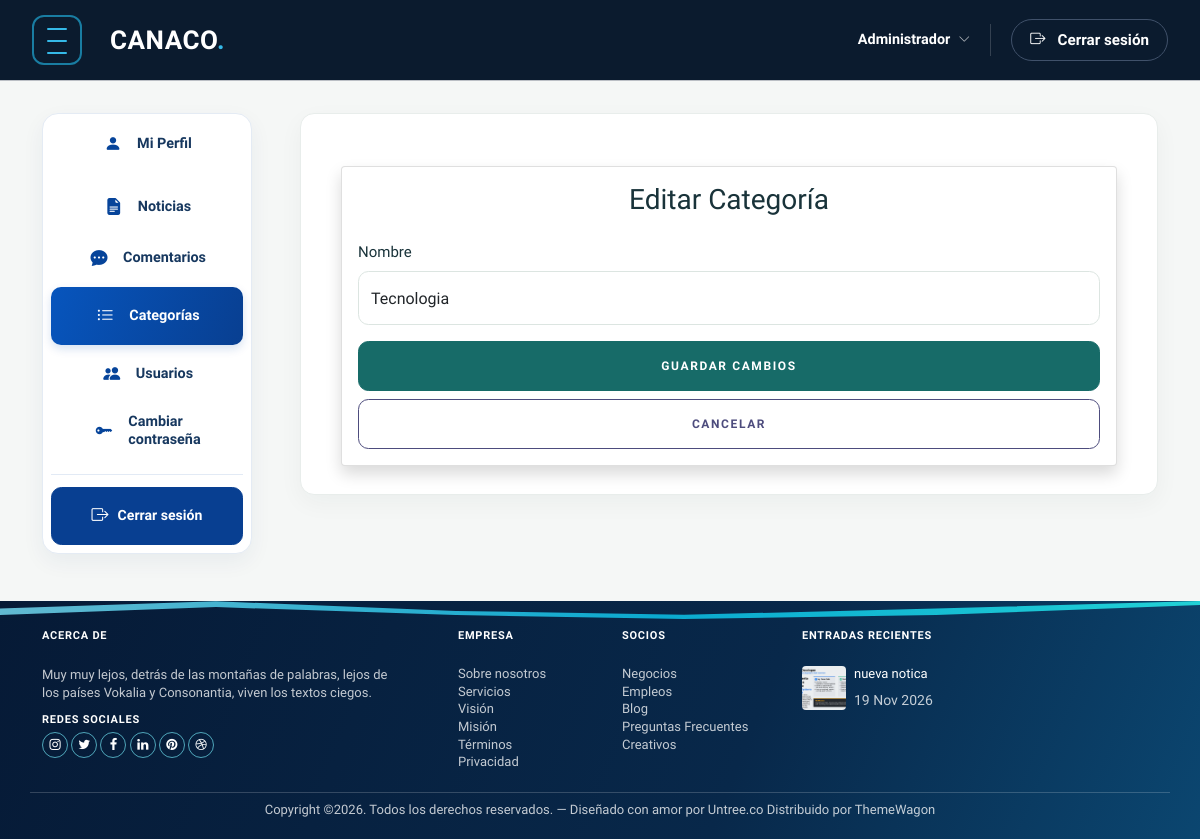
The app's page /crud_categorias/1/editar/ (signed in) with its own data.
### home/models.py (models this page shows, shortened)
class Categoria(models.Model):
    id = models.BigAutoField(auto_created=True, primary_key=True, serialize=False, verbose_name='ID')
    nombre = models.CharField(max_length=60)
    createdat = models.DateTimeField(auto_now_add=True)
    updatedat = models.DateTimeField(null=True, blank=True)
    fk_user = models.ForeignKey(User, on_delete=models.SET_NULL, null=True, blank=True)
    class Meta:
        managed = True
        db_table = 'categoria'
        verbose_name_plural = 'Categorías'

class Publicacion(models.Model):
    ESTADO_BORRADOR = 'borrador'
    ESTADO_PUBLICADO = 'publicado'
    ESTADOS = [
        (ESTADO_BORRADOR, 'Borrador'),
        (ESTADO_PUBLICADO, 'Publicado'),
    ]
    titulo = models.CharField(max_length=180)
    resumen = models.TextField()
    contenido = models.TextField()
    categoria = models.ForeignKey(Categoria, on_delete=models.SET_NULL, null=True, blank=True)
    autor = models.ForeignKey(User, on_delete=models.SET_NULL, null=True, blank=True)
    imagen_portada = models.ForeignKey(
        Archivo,
        on_delete=models.SET_NULL,
        null=True,
        blank=True,
        related_name='portadas'
    )
    estado = models.CharField(max_length=20, choices=ESTADOS, default=ESTADO_BORRADOR)
    visitas = models.PositiveIntegerField(default=0)
    createdat = models.DateTimeField(auto_now_add=True)
    updatedat = models.DateTimeField(auto_now=True)
    class Meta:
        managed = True
        db_table = 'publicacion'
        verbose_name_plural = 'Publicaciones'

class Archivo(models.Model):
    nombre = models.CharField(max_length=255)
    nombre_temporal = models.CharField(max_length=255)
    ruta = models.FileField(upload_to='uploads/')
    tipo = models.CharField(max_length=100, blank=True)
    tamano = models.PositiveIntegerField(default=0)
    fk_user = models.ForeignKey(User, on_delete=models.SET_NULL, null=True, blank=True)
    createdat = models.DateTimeField(auto_now_add=True)
    class Meta:
        managed = True
        db_table = 'archivo'
        verbose_name_plural = 'Archivos'
    @property
    def display_url(self):
        ruta = str(self.ruta)
        if ruta.startswith(('images/', 'css/', 'js/', 'fonts/', 'uploads/profile-default')):
            return f'/static/{ruta}'
        return self.ruta.url

### home/views.py (the view, shortened to what this page needs)
# urls.py: path("crud_categorias/<int:pk>/editar/", views.editar_categoria, name="editar_categoria"),
@operador_required
def editar_categoria(request, pk):
    categoria = get_object_or_404(Categoria, pk=pk)
    return render(request, 'home/editar_categoria.html', {'categoria': categoria})

### home/context_processors.py (called while the page is built)
def global_categorias(request):
    return {
        'global_categorias': Categoria.objects.all().order_by('nombre'),
        'global_recientes': Publicacion.objects.filter(estado=Publicacion.ESTADO_PUBLICADO).order_by('-createdat')[:3]
    }

### home/views.py (called while the page is built)
def es_operador(user):
    return user.is_authenticated and user.is_staff and user.is_active

def operador_required(function=None):
    actual_decorator = user_passes_test(
        lambda u: es_operador(u),
        login_url='home:login'
    )
    if function:
        return actual_decorator(function)
    return actual_decorator

### home/templates/home/editar_categoria.html (shortened to what this page needs)
{% extends 'partials/sidebar_base.html' %}
{% load static %}
{% block content %}
<div class="container mt-4">
    <div class="card shadow rounded">
        <div class="card-body">
            <h3 class="mb-4 text-center">Editar Categoría</h3>
            <form method="POST">
                <div class="mb-3">
                    <label for="nombre" class="form-label">Nombre</label>
                    <input type="text" id="nombre" name="nombre" class="form-control" value="{{ categoria.nombre }}" required>
                </div>
                <div class="d-grid gap-2">
                    <button type="submit" class="btn btn-primary">Guardar Cambios</button>
                    <a href="{% url 'home:crud_categorias' %}" class="btn btn-outline-secondary">Cancelar</a>
                </div>
            </form>
        </div>
    </div>
</div>
{% endblock content %}

### home/templates/partials/footer.html (shortened to what this page needs)
{% load static %}
<footer class="site-footer">
    <div class="container">
        <div class="row">
            <div class="col-lg-4">
                <div class="widget">
                    <h3 class="mb-4">Acerca de</h3>
                    <p>Muy muy lejos, detrás de las montañas de palabras, lejos de los países Vokalia y Consonantia, viven los textos ciegos.</p>
                </div>
                <div class="widget">
                    <h3>Redes Sociales</h3>
                    <ul class="list-unstyled social">
                        <li><a href="#"><span class="icon-instagram"></span></a></li>
                        <li><a href="#"><span class="icon-twitter"></span></a></li>
                        <li><a href="#"><span class="icon-facebook"></span></a></li>
                        <li><a href="#"><span class="icon-linkedin"></span></a></li>
                        <li><a href="#"><span class="icon-pinterest"></span></a></li>
                        <li><a href="#"><span class="icon-dribbble"></span></a></li>
                    </ul>
                </div>
            </div>
            <div class="col-lg-4 ps-lg-5">
                <div class="row g-2">
                    <div class="col-6">
                        <div class="widget">
                            <h3 class="mb-4">Empresa</h3>
                            <ul class="list-unstyled links">
                                <li><a href="#">Sobre nosotros</a></li>
                                <li><a href="#">Servicios</a></li>
                                <li><a href="#">Visión</a></li>
                                <li><a href="#">Misión</a></li>
                                <li><a href="#">Términos</a></li>
                                <li><a href="#">Privacidad</a></li>
                            </ul>
                        </div>
                    </div>
                    <div class="col-6">
                        <div class="widget">
                            <h3 class="mb-4">Socios</h3>
                            <ul class="list-unstyled links">
                                <li><a href="#">Negocios</a></li>
                                <li><a href="#">Empleos</a></li>
                                <li><a href="#">Blog</a></li>
                                <li><a href="#">Preguntas Frecuentes</a></li>
                                <li><a href="#">Creativos</a></li>
                            </ul>
                        </div>
                    </div>
                </div>
            </div>
            <div class="col-lg-4">
                <div class="widget">
                    <h3 class="mb-4">Entradas Recientes</h3>
                    <div class="post-entry-footer">
                        <ul>
                            {% for noticia in global_recientes %}
                            <li>
                                <a href="{% url 'home:noticia_detalle' noticia.id %}">
                                    {% if noticia.imagen_portada %}
                                        <img src="{{ noticia.imagen_portada.display_url }}" alt="{{ noticia.titulo }}" class="me-2 rounded" style="width: 44px; height: 44px; object-fit: cover;">
                                    {% else %}
                                        <img src="{% static 'images/img_1_sq.jpg' %}" alt="{{ noticia.titulo }}" class="me-2 rounded" style="width: 44px; height: 44px; object-fit: cover;">
                                    {% endif %}
                                    <div class="text">
                                        <h4>{{ noticia.titulo }}</h4>
                                        <div class="post-meta">
                                            <span class="mr-2">{{ noticia.createdat|date:"d M Y" }}</span>
                                        </div>
                                    </div>
                                </a>
                            </li>
                            {% empty %}
                            <li><span class="text-white-50">No hay noticias recientes.</span></li>
                            {% endfor %}
                        </ul>
                    </div>
                </div>
            </div>
        </div>
        <div class="row mt-5">
            <div class="col-12 text-center">
                <p>Copyright &copy;. Todos los derechos reservados. &mdash; Diseñado con amor por <a href="https://untree.co">Untree.co</a> Distribuido por <a href="https://themewagon.com">ThemeWagon</a>
                </p>
            </div>
        </div>
    </div>
</footer>

### home/templates/partials/sidebar_base.html (style rules this page uses)
:root { --primary-blue: #176b68; --hover-blue: #115653; --light-blue: #e7f2ef; --ink: #19333a; --muted: #718187; --surface: #f5f7f6; --bs-orange: #176b68; --bs-warning: #176b68; --bs-warning-rgb: 23, 107, 104; }
body { color: var(--ink); background: var(--surface); }
.btn, .form-control, .form-select { border-radius: .65rem !important; }
.site-footer { background: linear-gradient(112deg, #061a36 0%, #08284a 62%, #0b4670 100%) !important; }
.bg-primary, .btn-primary { background-color: var(--primary-blue) !important; border-color: var(--primary-blue) !important; color: #ffffff !important; }
a { color: var(--primary-blue); }
.posts-entry-title, h1, h2, h3, h4 { color: var(--ink) !important; }
.site-footer a, .site-footer p, .site-footer span, .site-footer .text-white-50 { color: rgba(255, 255, 255, .76) !important; }
.site-footer h3 { color: #ffffff !important; }

### records on screen
Categoria: nombre "Tecnologia"
Publicacion: imagen_portada.display_url (picture), titulo "nueva notica", createdat "19 Nov 2026"
